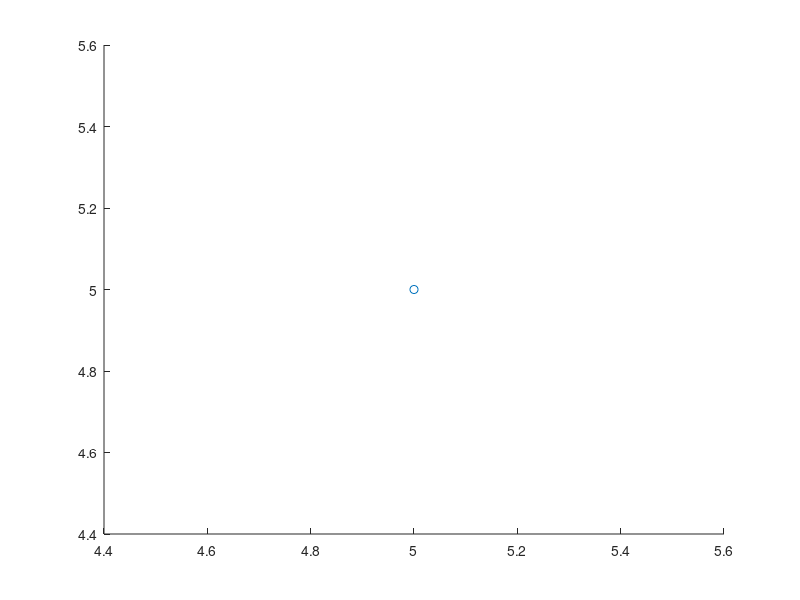

Here is the MATLAB script that generated this plot:
% logarithmic Regression 
% y = a0 + a1 * log(x);
% z = a0 + a1 * w;
% z = y;
% w = log(x);
x = input('Enter independent points\n');
y = input('Enter dependent points \n');

n = length(y);
z = y;
w = log(x);
disp(w);
sum_w = sum(w);
sum_z = sum(z);
sum_w_2 = sum(w.^2);
sum_w_z = sum(w .* z);

a0 = (sum_w_2 * sum_z - sum_w * sum_w_z)/(n * sum_w_2 - (sum_w)^2);
a1 = (n * sum_w_z - sum_w * sum_z)/(n * sum_w_2 - (sum_w)^2);

for i=1:n
    res(i) = a0 + a1 * log(x(i));
    fprintf("res at %d is %f \n",i, res(i));
end
disp(res);

scatter(x, y);
hold on;
plot(x, res);

